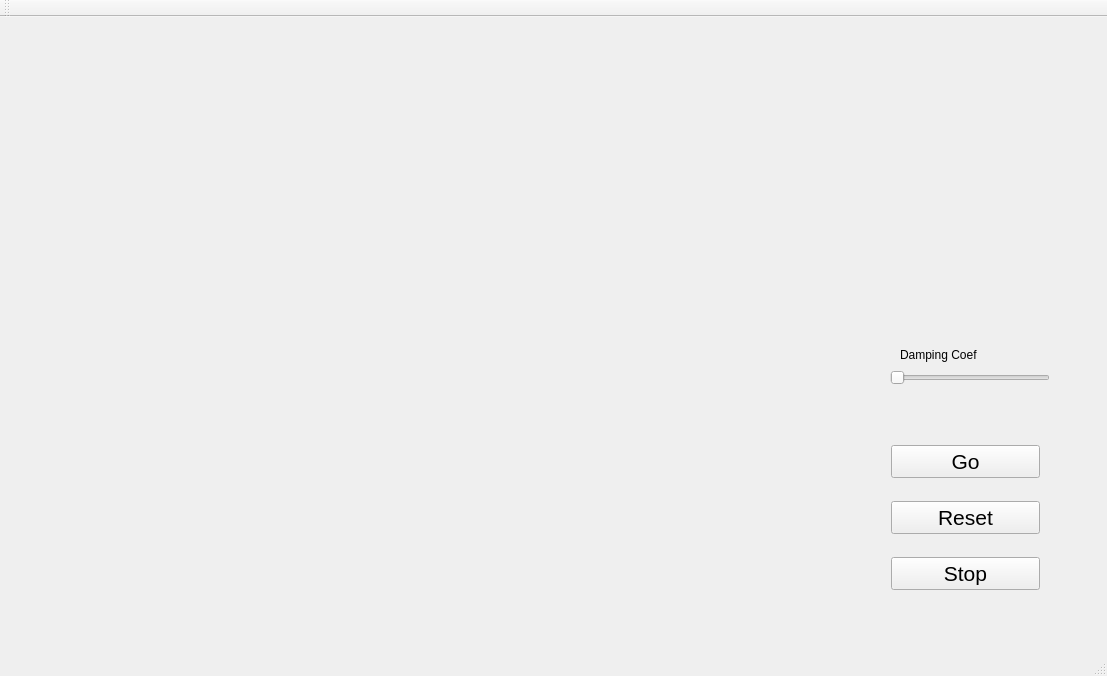
<?xml version="1.0" encoding="UTF-8"?>
<ui version="4.0">
 <class>MainWindow</class>
 <widget class="QMainWindow" name="MainWindow">
  <property name="geometry">
   <rect>
    <x>0</x>
    <y>0</y>
    <width>1107</width>
    <height>676</height>
   </rect>
  </property>
  <property name="windowTitle">
   <string>Clothing Animation</string>
  </property>
  <widget class="QWidget" name="centralWidget">
   <widget class="OpenGLWidget" name="openGLWidget" native="true">
    <property name="geometry">
     <rect>
      <x>20</x>
      <y>20</y>
      <width>801</width>
      <height>601</height>
     </rect>
    </property>
    <property name="font">
     <font>
      <pointsize>16</pointsize>
     </font>
    </property>
   </widget>
   <widget class="QWidget" name="gridLayoutWidget">
    <property name="geometry">
     <rect>
      <x>880</x>
      <y>400</y>
      <width>171</width>
      <height>201</height>
     </rect>
    </property>
    <layout class="QGridLayout" name="gridLayout">
     <item row="1" column="0">
      <widget class="QPushButton" name="button1">
       <property name="font">
        <font>
         <pointsize>16</pointsize>
        </font>
       </property>
       <property name="text">
        <string>Go</string>
       </property>
      </widget>
     </item>
     <item row="3" column="0">
      <widget class="QPushButton" name="button2">
       <property name="font">
        <font>
         <pointsize>16</pointsize>
        </font>
       </property>
       <property name="text">
        <string>Stop</string>
       </property>
      </widget>
     </item>
     <item row="2" column="0">
      <widget class="QPushButton" name="button3">
       <property name="font">
        <font>
         <pointsize>16</pointsize>
        </font>
       </property>
       <property name="text">
        <string>Reset</string>
       </property>
      </widget>
     </item>
    </layout>
   </widget>
   <widget class="QSlider" name="horizontalSlider">
    <property name="geometry">
     <rect>
      <x>890</x>
      <y>350</y>
      <width>160</width>
      <height>22</height>
     </rect>
    </property>
    <property name="maximum">
     <number>10</number>
    </property>
    <property name="pageStep">
     <number>1</number>
    </property>
    <property name="orientation">
     <enum>Qt::Horizontal</enum>
    </property>
   </widget>
   <widget class="QLabel" name="label">
    <property name="geometry">
     <rect>
      <x>900</x>
      <y>330</y>
      <width>121</width>
      <height>16</height>
     </rect>
    </property>
    <property name="text">
     <string>Damping Coef</string>
    </property>
   </widget>
  </widget>
  <widget class="QMenuBar" name="menuBar">
   <property name="geometry">
    <rect>
     <x>0</x>
     <y>0</y>
     <width>1107</width>
     <height>21</height>
    </rect>
   </property>
  </widget>
  <widget class="QToolBar" name="mainToolBar">
   <attribute name="toolBarArea">
    <enum>TopToolBarArea</enum>
   </attribute>
   <attribute name="toolBarBreak">
    <bool>false</bool>
   </attribute>
  </widget>
  <widget class="QStatusBar" name="statusBar"/>
 </widget>
 <layoutdefault spacing="6" margin="11"/>
 <customwidgets>
  <customwidget>
   <class>OpenGLWidget</class>
   <extends>QWidget</extends>
   <header location="global">openglwidget.h</header>
   <container>1</container>
   <slots>
    <signal>advanceFrame()</signal>
    <slot>button_go()</slot>
    <slot>button_stop()</slot>
    <slot>button_reset()</slot>
    <slot>box_dampingConstant()</slot>
    <slot>box_restLength()</slot>
    <slot>box_mass()</slot>
    <slot>box_springConstant()</slot>
   </slots>
  </customwidget>
 </customwidgets>
 <resources/>
 <connections>
  <connection>
   <sender>button1</sender>
   <signal>clicked()</signal>
   <receiver>openGLWidget</receiver>
   <slot>button_go()</slot>
   <hints>
    <hint type="sourcelabel">
     <x>930</x>
     <y>488</y>
    </hint>
    <hint type="destinationlabel">
     <x>435</x>
     <y>353</y>
    </hint>
   </hints>
  </connection>
  <connection>
   <sender>button2</sender>
   <signal>clicked()</signal>
   <receiver>openGLWidget</receiver>
   <slot>button_stop()</slot>
   <hints>
    <hint type="sourcelabel">
     <x>1031</x>
     <y>593</y>
    </hint>
    <hint type="destinationlabel">
     <x>435</x>
     <y>353</y>
    </hint>
   </hints>
  </connection>
  <connection>
   <sender>button3</sender>
   <signal>clicked()</signal>
   <receiver>openGLWidget</receiver>
   <slot>button_reset()</slot>
   <hints>
    <hint type="sourcelabel">
     <x>930</x>
     <y>549</y>
    </hint>
    <hint type="destinationlabel">
     <x>435</x>
     <y>353</y>
    </hint>
   </hints>
  </connection>
  <connection>
   <sender>horizontalSlider</sender>
   <signal>valueChanged(int)</signal>
   <receiver>MainWindow</receiver>
   <slot>dampingSlider(int)</slot>
   <hints>
    <hint type="sourcelabel">
     <x>907</x>
     <y>393</y>
    </hint>
    <hint type="destinationlabel">
     <x>859</x>
     <y>386</y>
    </hint>
   </hints>
  </connection>
 </connections>
 <slots>
  <slot>button_go()</slot>
  <slot>button_stop()</slot>
  <slot>box_dampingConstant(float)</slot>
  <slot>box_restLength(float)</slot>
  <slot>box_mass(float)</slot>
  <slot>box_springConstant(float)</slot>
  <slot>dampingSlider(int)</slot>
 </slots>
</ui>
